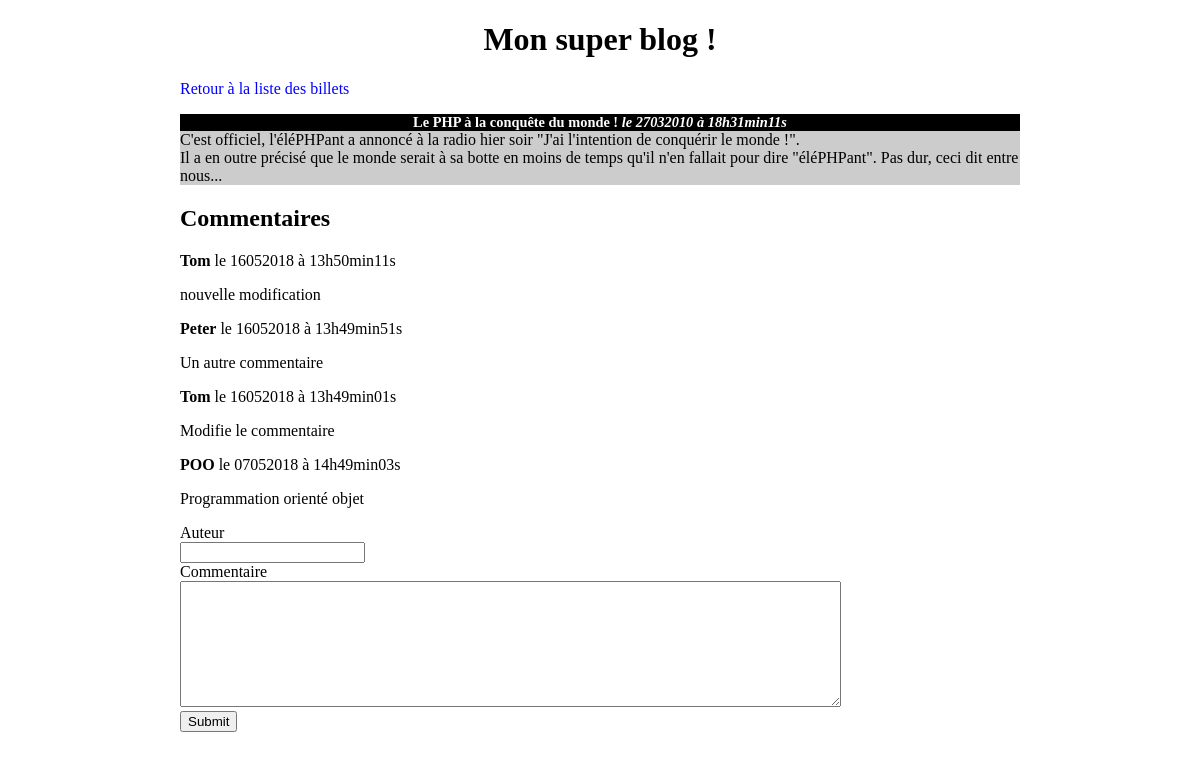
/cours/index.php?action=post&id=2, run on the app's committed database.
### tables this page shows
CREATE TABLE `posts` (
  `id` int(11) NOT NULL,
  `title` varchar(255) NOT NULL,
  `content` text NOT NULL,
  `creation_date` datetime NOT NULL
);

CREATE TABLE `comments` (
  `id` int(11) NOT NULL,
  `post_id` int(11) NOT NULL,
  `author` varchar(255) NOT NULL,
  `comment` text NOT NULL,
  `comment_date` datetime NOT NULL
);

### cours/controller/frontend.php (called while the page is built, shortened)
<?php
require_once('model/PostManager.php');
require_once('model/CommentManager.php');
function post(){
    $postManager = new \OpenClassrooms\Blog\Model\PostManager();
    $commentManager = new \OpenClassrooms\Blog\Model\CommentManager();
    $post = $postManager->getPost($_GET['id']);
    $comments = $commentManager->getComments($_GET['id']);
    require('view/frontend/postView.php');
}

### cours/model/PostManager.php (called while the page is built, shortened)
<?php
class PostManager extends Manager
{
    public function getPost($postId){
        $db = $this->dbConnect();
        $req = $db->prepare('SELECT id, title, content, DATE_FORMAT(creation_date, \'%d%m%Y à %Hh%imin%ss\') AS creation_date_fr FROM posts WHERE id = ?');
        $req->execute(array($postId));
        $post = $req->fetch();
        return $post;
    }
}

### cours/model/CommentManager.php (called while the page is built, shortened)
<?php
class CommentManager extends Manager
{
    public function getComments($postId){
        $db = $this->dbConnect();
        $comments = $db->prepare('SELECT id, author, comment, DATE_FORMAT(comment_date, \'%d%m%Y à %Hh%imin%ss\') AS comment_date_fr FROM comments WHERE post_id = ? ORDER BY comment_date DESC');
        $comments->execute(array($postId));
        return $comments;
    }
}

### cours/view/frontend/postView.php (the view, shortened to what this page needs)
<h1>Mon super blog !</h1>
<p><a href="index.php">Retour à la liste des billets</a></p>
<div class="news">
    <h3>
        <?= htmlspecialchars($post['title']) ?>
        <em>le <?= $post['creation_date_fr'] ?></em>
    </h3>
    <p><?= nl2br(htmlspecialchars($post['content'])) ?></p>
</div>
<h2>Commentaires</h2>
<?php
while ($comment = $comments->fetch()) {
    ?>
    <p><strong><?= htmlspecialchars($comment['author']) ?></strong> le <?= $comment['comment_date_fr'] ?></p>
    <p><?= nl2br(htmlspecialchars($comment['comment'])) ?></p>
<?php
}
require('view/frontend/template.php');
?>
<form action="index.php?action=addComment&amp;id=<?= $post['id'] ?>" method="post">
    <div>
        <label for="author">Auteur</label><br/>
        <input type="text" id="author" name="author">
    </div>
    <div>
        <label for="comment">Commentaire</label><br/>
        <textarea id="comment" name="comment" rows="8" cols="80"></textarea>
    </div>
    <div>
        <input type="submit" />
    </div>
</form>

### cours/public/css/style.css (style rules this page uses)
body { width:70%; margin:auto; }
h1, h3 { text-align:center; }
h3 { background-color:black; color:white; font-size:0.9em; margin-bottom:0px; }
.news p { background-color:#CCCCCC; margin-top:0px; }
a { text-decoration: none; color: blue; }

### data on the page
posts: title "Le PHP à la conquête du monde !", content "C'est officiel, l'éléPHPant a annoncé à la radio hier soir \"J'ai l'intention de conquérir le monde !\". Il a en outre précisé que le monde serait à sa botte en moins de temps qu'il n'en fallait pour dire \"éléPHPant\". Pas dur, ceci dit entre nous..."
comments: author "Tom", comment_date_fr "16052018 à 13h50min11s", comment "nouvelle modification"
comments: author "Peter", comment_date_fr "16052018 à 13h49min51s", comment "Un autre commentaire"
comments: author "Tom", comment_date_fr "16052018 à 13h49min01s", comment "Modifie le commentaire"
comments: author "POO", comment_date_fr "07052018 à 14h49min03s", comment "Programmation orienté objet"

### other printed values
$post['creation_date_fr'] "27032010 à 18h31min11s"
